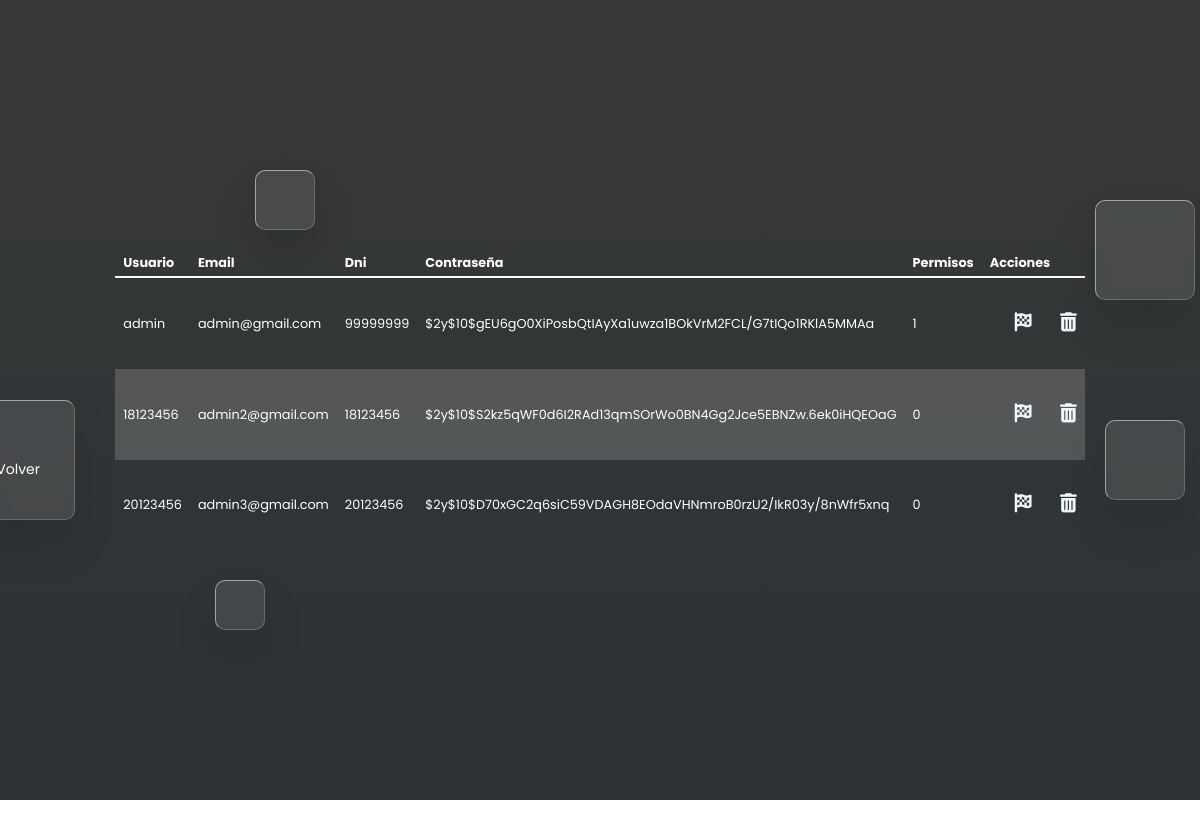
/verUsuarios.php, run on the app's committed database.
### tables this page shows
CREATE TABLE `usuarios` (
  `id_usuario` int(11) NOT NULL,
  `usuario` varchar(50) NOT NULL,
  `email` varchar(100) NOT NULL,
  `dni` int(11) NOT NULL,
  `usersPwd` varchar(255) NOT NULL,
  `lvl_user` int(10) NOT NULL DEFAULT 0
);

### verUsuarios.php (the view, shortened to what this page needs)
<!DOCTYPE html>
<html lang="en">
<head>
    <link rel="stylesheet" href="./styles/bootstrap.css">
    <link rel="stylesheet" href="./styles/styleVerPedidos.css">
</head>
<body>
<section>
        <div class="color"></div>
        <div class="box">
            <div class="square" style="--i:0"></div>
            <div class="square" style="--i:1"><a class="forget" href="./sitio.php">Volver</a></div>
            <div class="square" style="--i:2"></div>
            <div class="square" style="--i:3"></div>
            <div class="square" style="--i:4"></div>
    <div class="containerTable">
            <table class="Mytable">
                <thead>
                    <tr>
                        <th>Usuario</th>
                        <th>Email</th>
                        <th>Dni</th>
                        <th>Contraseña</th>
                        <th>Permisos</th>
                        <th>Acciones</th>
                    </tr>
                </thead>
                <tbody>
                        <?php
                            include('./phps/dbConnect.php');
                            $queryUser = "SELECT * FROM usuarios;";
                            $rs_users = mysqli_query($conn, $queryUser);
                            while( $rowUsers = mysqli_fetch_array($rs_users)){ ?>
                                <tr>
                                    <td><?php echo $rowUsers['usuario'] ?></td>
                                    <td><?php echo $rowUsers['email'] ?></td>
                                    <td><?php echo $rowUsers['dni'] ?></td>
                                    <td><?php echo $rowUsers['usersPwd'] ?></td>
                                    <td><?php echo $rowUsers['lvl_user'] ?></td>
                                    <td>
                                        <a class="btnAction" href="phps/edit.php?id_order=<?php echo $row['id_usuario'] ?>"><i title="Editar Usuario" class="fa-solid fa-flag-checkered"></i></a>
                                        <a class="btnAction" href="phps/delete.php?id_order=<?php echo $row['id_usuario'] ?>"><i title="Eliminar" class="fa-solid fa-trash-can"></i></a>
                                    </td>
                            </tr>
                        <?php } ?>
                    </tbody>
            </table>
    </div>
</section>
</body>
</html>

### styles/styleVerPedidos.css (style rules this page uses)
* { margin: 0; padding: 0; box-sizing: border-box; font-family: 'Poppins', sans-serif; }
body { overflow: hidden; }
section { display: grid; grid-template-columns: auto; grid-auto-rows: auto; height: 100vh; align-content: center; justify-items: center; background: linear-gradient(to bottom, #373838, #2d3235); }
section .color { position: absolute; filter: blur(150px); animation: animateBg 10s linear infinite; animation-delay: calc(-1s * var(--j)); }
section .color:nth-child(1) { top: -350px; width: 900px; height: 600px; }
.box { position: relative; }
.box .square { position: absolute; backdrop-filter: blur(5px); box-shadow: 0 25px 45px rgb(0, 0, 0, 0.1); border: 1px solid rgb(255, 255, 255, 0.5); border-right: 1px solid rgb(255, 255, 255, 0.2); border-bottom: 1px solid rgb(255, 255, 255, 0.2); background: rgba(255,255,255,0.1); border-radius: 10px; animation: animate 10s linear infinite; animation-delay: calc(-1s * var(--i)); }
.box .square:nth-child(1) { top: -50px; right: -110px; width: 100px; height: 100px; }
.box .square:nth-child(2) { top: 150px; left: -160px; width: 120px; height: 120px; z-index: 2; }
.box .square:nth-child(3) { bottom: 50px; right: -100px; width: 80px; height: 80px; z-index: 2; }
.box .square:nth-child(4) { bottom: -80px; left: 100px; width: 50px; height: 50px; }
.box .square:nth-child(5) { top: -80px; left: 140px; width: 60px; height: 60px; }
.Mytable { border-collapse: collapse; width: 100%; height: 300px; overflow: auto; overflow-x: auto; -webkit-overflow-scrolling: touch; border: 1px solid rgba(141, 240, 240, 0.5); border-right: 1px solid rgb(141, 240, 240, 0.4); border-bottom: 1px solid rgb(141, 240, 240, 0.4); background: transparent; border: none; outline: none; border-radius: 5px; font-size: 0.8em; text-align: left; color: #fff; padding: 1rem; }
.Mytable thead { font-size: 1em; }
.Mytable > :not(caption) > * > * { padding: 0.2rem 0.5rem; }
tr:nth-child(even) { background-color: rgba(221, 221, 221, 0.2); }
.Mytable > :not(:first-child) { border-top: 2px solid currentColor; }
.forget { position: relative; top: 7vh; left: 2.5vh; margin: 0; padding: 10px 20px; font-size: 14px; text-decoration: none; color: #fff; }
.btnAction { color: aliceblue; padding: 0; margin: 0; padding-left: 25px; font-size: 1.5em; }

### data on the page
usuarios: usuario "admin", email "admin@gmail.com", dni "99999999", usersPwd "$2y$10$gEU6gO0XiPosbQtIAyXa1uwza1BOkVrM2FCL/G7tIQo1RKlA5MMAa", lvl_user "1"
usuarios: usuario "18123456", email "admin2@gmail.com", dni "18123456", usersPwd "$2y$10$S2kz5qWF0d6I2RAd13qmSOrWo0BN4Gg2Jce5EBNZw.6ek0iHQEOaG", lvl_user "0"
usuarios: usuario "20123456", email "admin3@gmail.com", dni "20123456", usersPwd "$2y$10$D70xGC2q6siC59VDAGH8EOdaVHNmroB0rzU2/IkR03y/8nWfr5xnq", lvl_user "0"
